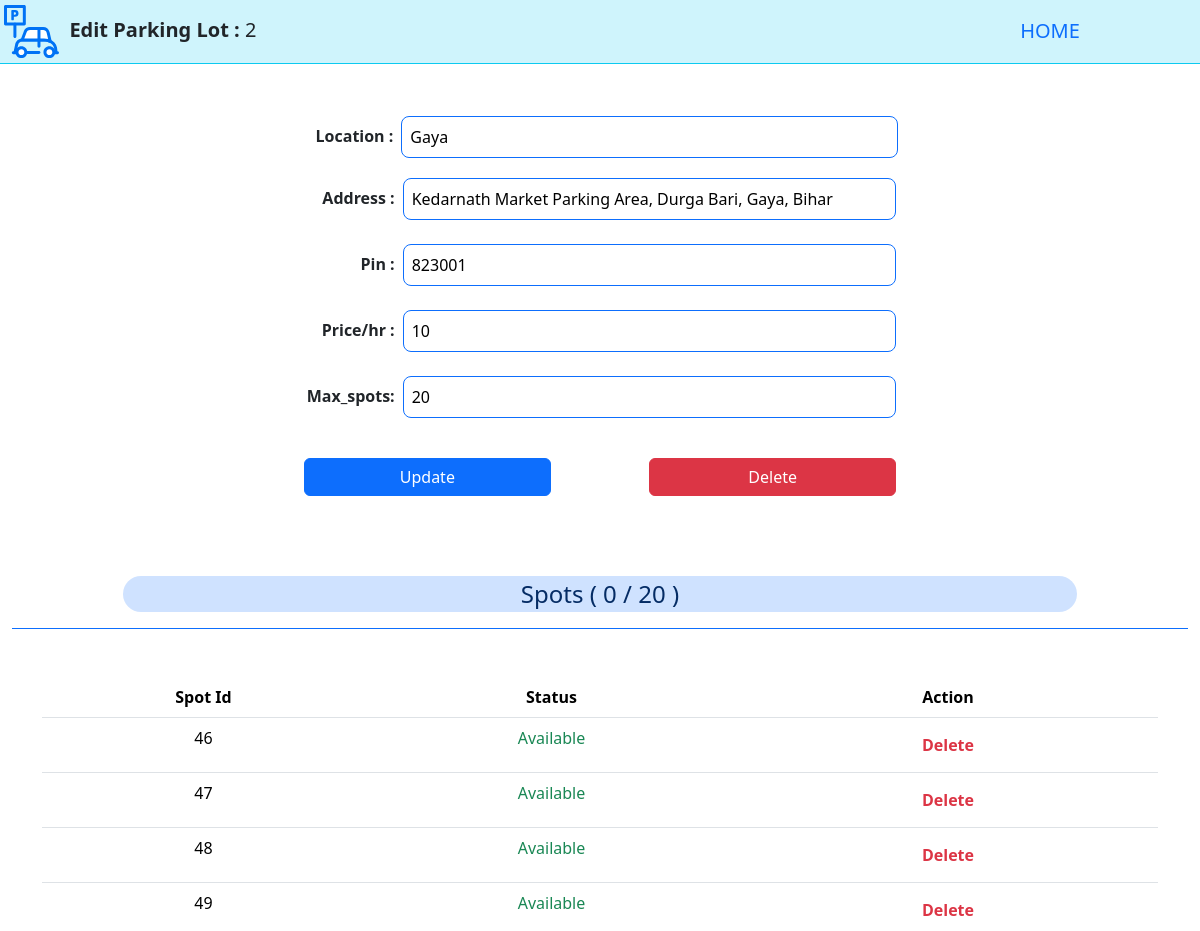
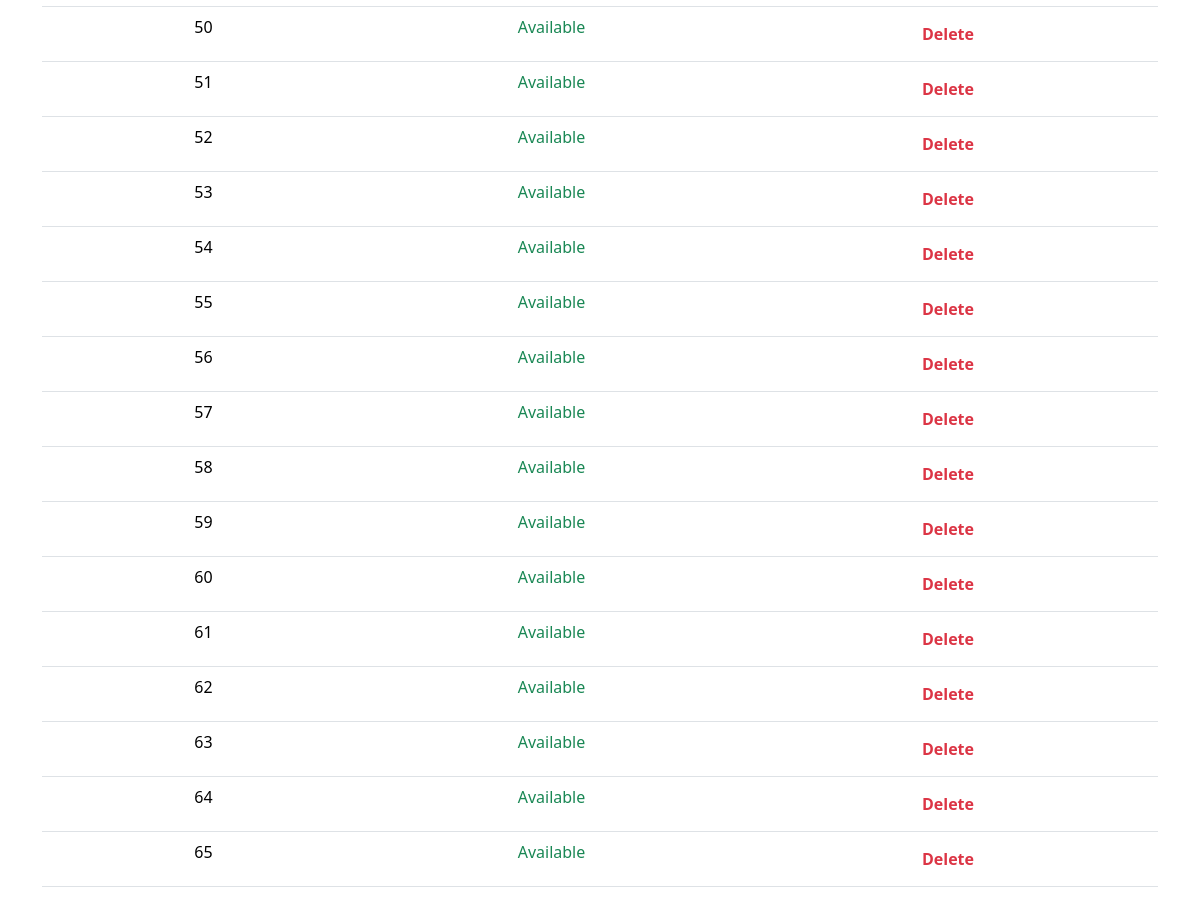
Screenshot of /editlot/2 (signed in) with the database file from the repository (2 pictures, top to bottom).
### application/models.py (models this page shows)
class Parking_lot(db.Model):
    id = db.Column(db.Integer, primary_key=True ,autoincrement=True)
    max_spots = db.Column(db.Integer(), nullable=False)
    price = db.Column(db.Integer(), nullable=False)
    prime_location = db.Column(db.String(), nullable=False)
    pincode = db.Column(db.Integer(), nullable=False)
    address = db.Column(db.String(), nullable=False)
    spots = db.relationship('Parking_spot', backref='parking_lot', lazy=True)
    bookings = db.relationship('Booking', backref='parking_lot', lazy=True, order_by='Booking.parking')

class Parking_spot(db.Model):
    id = db.Column(db.Integer, primary_key=True ,autoincrement=True)
    lot_id = db.Column(db.Integer(), db.ForeignKey('parking_lot.id'), nullable=False)
    booking_id=db.Column(db.Integer(), nullable=True)
    is_occupied = db.Column(db.Boolean, default=False)
    bookings = db.relationship('Booking', backref='parking_spot', lazy=True, order_by='Booking.parking')

### application/controllers.py (the view, shortened to what this page needs)
@app.route("/editlot/<int:id>", methods=['GET','POST'])
def editlot(id):
    if 'user' not in session:
        return redirect(url_for('login'))
    u=User.query.get(session['user'])
    if u.is_admin==True:
        lot=Parking_lot.query.filter(Parking_lot.id==id).first()
        if lot:
            spot=lot.spots
            oqp=[s for s in spot if s.is_occupied]
            b=lot.spots
            o=len(oqp)
            bkins={b.id:b for b in lot.bookings}
            return render_template('editlot.html', lot=lot, spots=b, bookings=bkins, o=o)
        else:
            flash("\\nParking Lot Does NOT exists !!")
            return redirect(url_for('admin'))
    return redirect(url_for('user'))

### templates/editlot.html
{% extends 'template.jinja' %}
{% block body %}
<div class="container-fluid">
    <div class="row border-bottom border-info mb-5 bg-info-subtle justify-content-center">
        <div class="col fs-5 p-1"> <img src="/static/parking.svg" width="55" height="55" alt="ParkHere">
            <b>&nbsp;Edit Parking Lot :</b> {{lot.id}}
        </div>
        <div class="col-3 text-center fs-5 p-3">
            <a class="link link-primary link-underline-opacity-0" href="/">HOME</a>
        </div>
    </div>
    <form method="post">
    <div class="row justify-content-center mb-2 p-1">
        <div class="col-3 p-2 text-end"> <b>Location :</b>
        </div>
        <input class="col-5 border border-primary rounded-3 p-2" type="text" value="{{lot.prime_location}}"
                name="prime">
        <div class="col-2 ">
        </div>
    </div>
    <div class="row justify-content-center mb-2 p-2">
        <div class="col-3 p-2 text-end"> <b>Address :</b>
        </div>
        <input class="col-5 border border-primary rounded-3 p-2" type="text" value="{{lot.address}}"
                name="addr">
        <div class="col-2">
        </div>
    </div>
    <div class="row justify-content-center mb-2 p-2">
        <div class="col-3 p-2 text-end"> <b>Pin :</b>
        </div>
        <input class="col-5 border border-primary rounded-3 p-2" type="number" value="{{lot.pincode}}"
                name="pin">
        <div class="col-2 ">
        </div>
    </div>
        <div class="row justify-content-center mb-2 p-2">
            <div class="col-3 p-2 text-end"> <b>Price/hr :</b>
            </div>
            <input class="col-5 border border-primary rounded-3 p-2" type="number" value="{{lot.price}}"
                name="newprice">
            <div class="col-2 ">
            </div>
        </div>
        <div class="row justify-content-center mb-4 p-2">
            <div class="col-3 p-2 text-end"> <b>Max_spots:</b>
            </div>
            <input class="col-5 border border-primary rounded-3 p-2" type="number" value="{{lot.max_spots}}"
                name="newmaxspots">
            <div class="col-2 ">
            </div>
        </div>
        <div class="row justify-content-center mb-2 p-2">
            <div class="col-3">
            </div>
            <button class='col btn btn-primary' type="submit" name="action" value="update">Update</button>
            <div class="col-1 ">
            </div>
            <button class='col btn btn-danger' type="submit" name="action" value="delete">Delete</button>
            <div class="col-3 ">
            </div>
        </div>
    </form>
    <br>
    <br>
    <div class="container-fluid mb-5">
        <div class="row border-bottom border-primary justify-content-center p-3 mb-5">
            <div class="col-10 bg-primary-subtle rounded-pill text-primary-emphasis text-center fs-4">
                Spots ( {{o}} / {{lot.max_spots}} )
            </div>
        </div>
    </div>
    <div class="container mb-5">
        <table class="table text-center">
            <thead>
                <th>Spot&nbsp;Id</th>
                <th>Status</th>
                <th>Action</th>
            </thead>
            <tbody>
                {% for spot in spots %}
                <tr>
                    <td>{{spot.id}}</td>
                    {% if spot.is_occupied %}
                    <td><div class="text-danger">Occupied</div></td>
                    <td><a class="link-primary link-underline-opacity-0" href="/booking/{{spot.booking_id}}"><b>View</b></a></td>
                    {% else %}
                    <td><div class="text-success">Available</div></td>
                    <td><form method="post"><button type="submit" name="action" value="{{spot.id}}" class="btn btn-link-color link-danger"><b>Delete</b></button></form></td>
                    {% endif %}
                </tr>
                {% endfor %}
            </tbody>
        </table>
    </div>
    <br><br><br><br><br><br><br><br><br><br><br>
</div>
{% endblock %}

### rows the page displays
Parking_lot: id "2", prime "Gaya", addr "Kedarnath Market Parking Area, Durga Bari, Gaya, Bihar", pin "823001", newprice "10", newmaxspots "20", max_spots "20"
Parking_spot: id "46"
Parking_spot: id "47"
Parking_spot: id "48"
Parking_spot: id "49"
Parking_spot: id "50"
Parking_spot: id "51"
Parking_spot: id "52"
Parking_spot: id "53"
Parking_spot: id "54"
Parking_spot: id "55"
Parking_spot: id "56"
Parking_spot: id "57"
Parking_spot: id "58"
Parking_spot: id "59"
Parking_spot: id "60"
Parking_spot: id "61"
Parking_spot: id "62"
Parking_spot: id "63"
Parking_spot: id "64"
Parking_spot: id "65"

### other values shown
{{ o }} "0"
